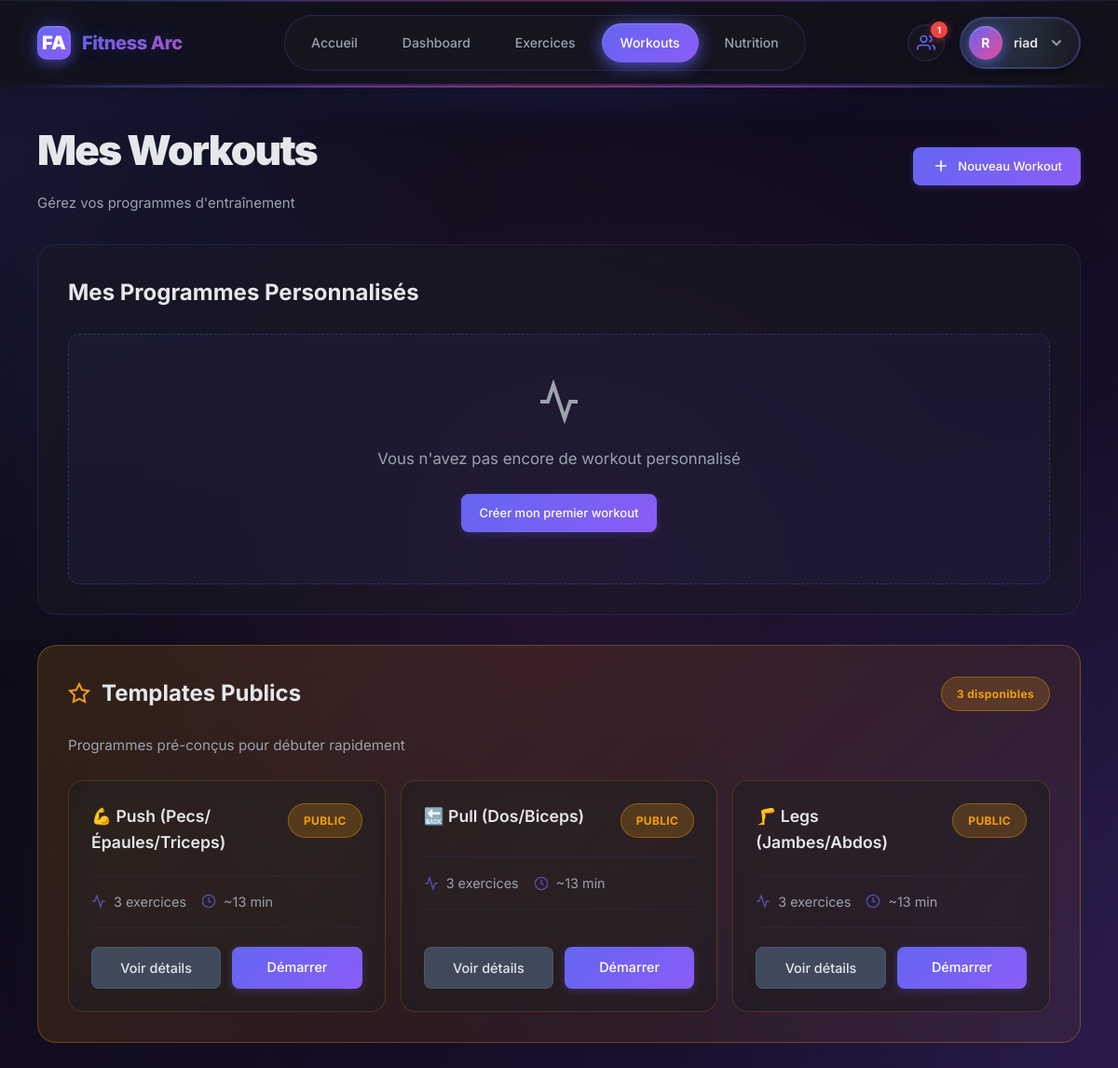
/workouts/templates/ (signed in), run on the app's committed database.
### workouts/models.py (models this page shows, shortened)
class WorkoutTemplate(models.Model):
    owner = models.ForeignKey(User, on_delete=models.CASCADE, related_name="workout_templates")
    name = models.CharField(max_length=200)
    is_public = models.BooleanField(default=False)
    created_at = models.DateTimeField(auto_now_add=True)

### workouts/views.py (the view)
# urls.py: path("templates/", views.template_list, name="template_list"),
@login_required
def template_list(request):
    my_templates = WorkoutTemplate.objects.filter(owner=request.user, is_public=False)
    public_templates = WorkoutTemplate.objects.filter(is_public=True)
    return render(request, "workouts/template_list.html", {
        "my_templates": my_templates,
        "public_templates": public_templates
    })

### accounts/context_processors.py (called while the page is built)
def friends_requests_count(request):
    if request.user.is_authenticated:
        count = Friendship.objects.filter(to_user=request.user, status='pending').count()
        return {'pending_requests_count': count}
    return {'pending_requests_count': 0}

### workouts/templates/workouts/template_list.html (shortened to what this page needs)
{% extends "base.html" %}
{% block content %}
<div style="display:flex;justify-content:space-between;align-items:center;margin-bottom:2rem">
  <div>
    <h1 style="margin:0 0 0.5rem">Mes Workouts</h1>
    <p style="color:var(--text-dim);margin:0">Gérez vos programmes d'entraînement</p>
  </div>
  <a href="{% url 'workouts:template_create' %}" class="btn" style="display:flex;align-items:center;gap:0.5rem">
    <svg width="20" height="20" viewBox="0 0 24 24" fill="none" stroke="currentColor" stroke-width="2">
      <line x1="12" y1="5" x2="12" y2="19"/>
      <line x1="5" y1="12" x2="19" y2="12"/>
    </svg>
    Nouveau Workout
  </a>
</div>
<div class="card" style="margin-bottom:2rem">
  <h3 style="margin:0 0 1.5rem">Mes Programmes Personnalisés</h3>
  {% if my_templates %}
  <div style="display:grid;grid-template-columns:repeat(auto-fill,minmax(320px,1fr));gap:1rem">
    {% for tpl in my_templates %}
    <div class="template-card personal-template">
      <div class="template-header">
        <h4 style="margin:0;font-size:1.1rem;font-weight:600">{{ tpl.name }}</h4>
        <span class="badge badge-primary">PERSO</span>
      </div>
      <div class="template-stats">
        <div class="stat-item">
          <svg width="16" height="16" viewBox="0 0 24 24" fill="none" stroke="currentColor" stroke-width="2">
            <path d="M22 12h-4l-3 9L9 3l-3 9H2"/>
          </svg>
          <span>{{ tpl.items.count }} exercice{{ tpl.items.count|pluralize }}</span>
        </div>
        <div class="stat-item">
          <svg width="16" height="16" viewBox="0 0 24 24" fill="none" stroke="currentColor" stroke-width="2">
            <circle cx="12" cy="12" r="10"/>
            <polyline points="12 6 12 12 16 14"/>
          </svg>
          <span>~{{ tpl.items.count|add:"10"|floatformat:"0" }} min</span>
        </div>
        <div class="stat-item">
          <svg width="16" height="16" viewBox="0 0 24 24" fill="none" stroke="currentColor" stroke-width="2">
            <path d="M8 6h13M8 12h13M8 18h13M3 6h.01M3 12h.01M3 18h.01"/>
          </svg>
          <span>{{ tpl.items.aggregate.total_sets|default:"0" }} série{{ tpl.items.aggregate.total_sets|default:"0"|pluralize }}</span>
        </div>
      </div>
      <div class="template-actions">
        <a href="{% url 'workouts:template_detail' tpl.pk %}" class="btn-secondary">
          Modifier
        </a>
        <a href="{% url 'workouts:start_session' tpl.pk %}" class="btn-primary">
          Démarrer
        </a>
      </div>
    </div>
    {% endfor %}
  </div>
  {% else %}
  <div style="text-align:center;padding:3rem 1rem;background:rgba(99,102,241,0.05);border:1px dashed rgba(99,102,241,0.3);border-radius:12px">
    <svg width="48" height="48" viewBox="0 0 24 24" fill="none" stroke="currentColor" stroke-width="2" style="color:var(--text-dim);margin-bottom:1rem">
      <path d="M22 12h-4l-3 9L9 3l-3 9H2"/>
    </svg>
    <p style="color:var(--text-dim);margin:0 0 1.5rem;font-size:1.05rem">
      Vous n'avez pas encore de workout personnalisé
    </p>
    <a href="{% url 'workouts:template_create' %}" class="btn">
      Créer mon premier workout
    </a>
  </div>
  {% endif %}
</div>
{% if public_templates %}
<div class="card" style="background:linear-gradient(135deg,rgba(245,158,11,0.15),rgba(217,119,6,0.08));border:1px solid rgba(245,158,11,0.3)">
  <div style="display:flex;justify-content:space-between;align-items:center;margin-bottom:1.5rem">
    <h3 style="margin:0;display:flex;align-items:center;gap:0.75rem">
      <svg width="24" height="24" viewBox="0 0 24 24" fill="none" stroke="currentColor" stroke-width="2" style="color:var(--warning)">
        <polygon points="12 2 15.09 8.26 22 9.27 17 14.14 18.18 21.02 12 17.77 5.82 21.02 7 14.14 2 9.27 8.91 8.26 12 2"/>
      </svg>
      Templates Publics
    </h3>
    <span class="badge" style="background:rgba(245,158,11,0.2);color:var(--warning);border:1px solid rgba(245,158,11,0.4)">
      {{ public_templates|length }} disponible{{ public_templates|length|pluralize }}
    </span>
  </div>
  <p style="color:var(--text-dim);font-size:0.95rem;margin-bottom:1.5rem">
    Programmes pré-conçus pour débuter rapidement
  </p>
  <div style="display:grid;grid-template-columns:repeat(auto-fill,minmax(320px,1fr));gap:1rem">
    {% for tpl in public_templates %}
    <div class="template-card public-template">
      <div class="template-header">
        <h4 style="margin:0;font-size:1.1rem;font-weight:600">{{ tpl.name }}</h4>
        <span class="badge badge-warning">PUBLIC</span>
      </div>
      <div class="template-stats">
        <div class="stat-item">
          <svg width="16" height="16" viewBox="0 0 24 24" fill="none" stroke="currentColor" stroke-width="2">
            <path d="M22 12h-4l-3 9L9 3l-3 9H2"/>
          </svg>
          <span>{{ tpl.items.count }} exercice{{ tpl.items.count|pluralize }}</span>
        </div>
        <div class="stat-item">
          <svg width="16" height="16" viewBox="0 0 24 24" fill="none" stroke="currentColor" stroke-width="2">
            <circle cx="12" cy="12" r="10"/>
            <polyline points="12 6 12 12 16 14"/>
          </svg>
          <span>~{{ tpl.items.count|add:"10"|floatformat:"0" }} min</span>
        </div>
      </div>
      <div class="template-actions">
        <a href="{% url 'workouts:template_detail' tpl.pk %}" class="btn-secondary">
          Voir détails
        </a>
        <a href="{% url 'workouts:start_session' tpl.pk %}" class="btn-primary">
          Démarrer
        </a>
      </div>
    </div>
    {% endfor %}
  </div>
</div>
{% endif %}
{% endblock %}

### templates/base.html (shortened to what this page needs)
<!doctype html>
<html lang="fr">
<head>
</head>
<body>
<header>
  <nav>
    <div class="nav-brand">
      <div class="nav-brand-logo">FA</div>
      <div class="nav-brand-text">Fitness Arc</div>
    </div>
    <div class="nav-center">
      <a href="{% url 'common:index' %}" {% if request.resolver_match.url_name == 'index' and request.resolver_match.namespace == 'common' %}class="active"{% endif %}>Accueil</a>
      {% if user.is_authenticated %}
        <a href="{% url 'dashboard:index' %}" {% if request.resolver_match.namespace == 'dashboard' %}class="active"{% endif %}>Dashboard</a>
      {% endif %}
      <a href="{% url 'workouts:exercise_list' %}" {% if request.resolver_match.url_name == 'exercise_list' %}class="active"{% endif %}>Exercices</a>
      <a href="{% url 'workouts:template_list' %}" {% if request.resolver_match.url_name == 'template_list' or request.resolver_match.url_name == 'template_detail' %}class="active"{% endif %}>Workouts</a>
      <a href="{% url 'nutrition_today' %}" {% if 'nutrition' in request.path %}class="active"{% endif %}>Nutrition</a>
    </div>
    <div class="nav-right">
      {% if user.is_authenticated %}
        <div class="nav-friends-icon" style="position:relative">
          <a href="{% url 'accounts:friends_list' %}" style="display:flex;align-items:center;justify-content:center;width:40px;height:40px;border-radius:50%;background:rgba(26,26,36,0.6);border:1px solid rgba(99,102,241,0.2);transition:all 0.2s;text-decoration:none">
            <svg width="20" height="20" viewBox="0 0 24 24" fill="none" stroke="currentColor" stroke-width="2" style="color:var(--primary)">
              <path d="M17 21v-2a4 4 0 0 0-4-4H5a4 4 0 0 0-4 4v2"/>
              <circle cx="9" cy="7" r="4"/>
              <path d="M23 21v-2a4 4 0 0 0-3-3.87"/>
              <path d="M16 3.13a4 4 0 0 1 0 7.75"/>
            </svg>
            {% if pending_requests_count > 0 %}
            <span style="position:absolute;top:-4px;right:-4px;background:var(--danger);color:#fff;width:18px;height:18px;border-radius:50%;font-size:10px;font-weight:700;display:flex;align-items:center;justify-content:center;box-shadow:0 2px 8px rgba(239,68,68,0.5)">
              {{ pending_requests_count }}
            </span>
            {% endif %}
          </a>
        </div>
        <div class="nav-user-dropdown">
          <div class="nav-user">
            <div class="nav-avatar">{{ user.username.0|upper }}</div>
            <span class="nav-username">{{ user.username }}</span>
            <svg width="16" height="16" viewBox="0 0 16 16" fill="none" style="opacity:0.6">
              <path d="M4 6L8 10L12 6" stroke="currentColor" stroke-width="2" stroke-linecap="round"/>
            </svg>
          </div>
        </div>
      {% else %}
        <a href="{% url 'accounts:login' %}" class="btn">Connexion</a>
      {% endif %}
    </div>
  </nav>
</header>
<main class="container">
  {% block content %}{% endblock %}
</main>
</body>
</html>

### workouts/templates/workouts/template_list.html (style rules this page uses)
.template-card { background:rgba(26,26,36,0.6); backdrop-filter:blur(20px); border:1px solid rgba(99,102,241,0.15); border-radius:16px; padding:1.5rem; transition:all 0.3s cubic-bezier(0.4,0,0.2,1); display:flex; flex-direction:column; gap:1.25rem; }
.public-template { border-color:rgba(245,158,11,0.2); }
.template-header { display:flex; justify-content:space-between; align-items:start; gap:1rem; }
.template-stats { display:flex; flex-wrap:wrap; gap:1rem; padding:1rem 0; border-top:1px solid rgba(99,102,241,0.1); border-bottom:1px solid rgba(99,102,241,0.1); }
.stat-item { display:flex; align-items:center; gap:0.5rem; color:var(--text-dim); font-size:0.9rem; }
.stat-item svg { color:var(--primary); opacity:0.7; }
.template-actions { display:grid; grid-template-columns:1fr 1fr; gap:0.75rem; margin-top:auto; }
.btn-secondary, .btn-primary { padding:0.625rem 1rem; border-radius:8px; text-decoration:none; text-align:center; font-weight:500; font-size:0.9rem; transition:all 0.2s; border:none; cursor:pointer; }
.btn-secondary { background:rgba(71,85,105,0.8); color:var(--text); border:1px solid rgba(100,116,139,0.3); }
.btn-primary { background:linear-gradient(135deg,var(--primary),var(--secondary)); color:#fff; box-shadow:0 2px 8px rgba(99,102,241,0.25); }
.badge-warning { background:rgba(245,158,11,0.2); color:var(--warning); border:1px solid rgba(245,158,11,0.4); }

### data on the page
WorkoutTemplate: name "💪 Push (Pecs/Épaules/Triceps)", items.count "3", items.count|add "13"
WorkoutTemplate: name "🔙 Pull (Dos/Biceps)", items.count "3", items.count|add "13"
WorkoutTemplate: name "🦵 Legs (Jambes/Abdos)", items.count "3", items.count|add "13"

### other printed values
{{ pending_requests_count }} "1"
{{ user.username.0|upper }} "R"
{{ user.username }} "riad"
{{ public_templates|length }} "3"
